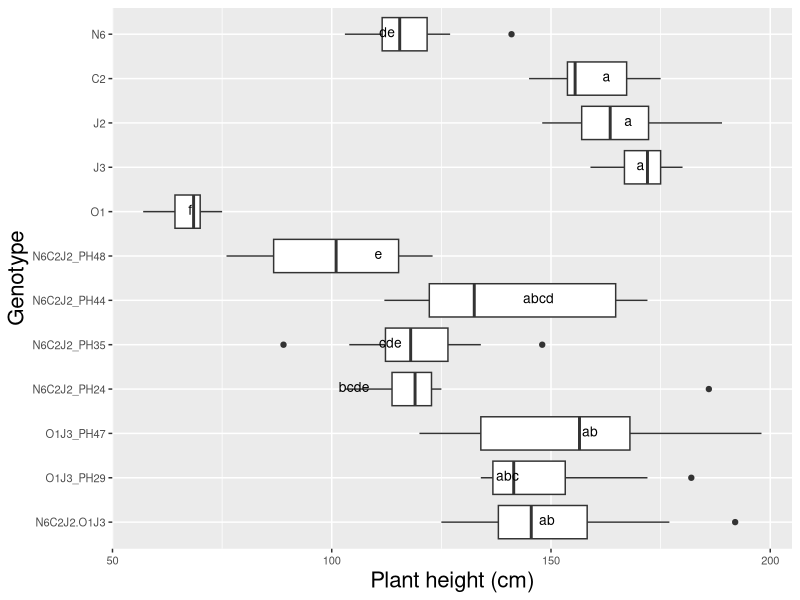

This chart was generated by the following R code:
# Comparison 2XY: Novel allohexaploids

#load packages 
install.packages("multcompView")
install.packages("viridis")
install.packages("viridisLite")
library(viridis)
library(viridisLite)
library(tidyverse)
library(dplyr)
library(ggplot2)
library(ggpubr)
library(datasets)
library(multcompView)


# vollständige Rohdatentabelle laden ######
getwd()
DATA <- read_csv("EPPN raw data complete 220419.csv")
View(DATA)


#drop first column
DATA = DATA[,2:37]
View(DATA)

#### subsetting #####
comp_N6C2J2.O1J3 <- DATA[DATA$Genotype %in% c("N6", "C2", "J2", "O1", "J3",
                                                "N6C2J2_PH24", "N6C2J2_PH35", "N6C2J2_PH44", "N6C2J2_PH48", "O1J3_PH29", "O1J3_PH47",	
                                                "N6C2J2.O1J3"), ]
head(comp_N6C2J2.O1J3)
View(comp_N6C2J2.O1J3)


# ANOVA, Tukey & Boxplot with CLD according to Rosane Rech##########################################################
# loading the appropriate libraries
library(datasets)

#remove previous objects
rm(anova)
rm(tukey)
rm(cld)
rm(Tk)

# analysis of variance
anova <- aov(plant_height ~ Genotype, data = comp_N6C2J2.O1J3)
summary(anova)

# Tukey's test
tukey <- TukeyHSD(anova)
print(tukey)

# compact letter display
cld <- multcompLetters4(anova, tukey)
print(cld)

# table with factors and 3rd quantile
Tk <- group_by(comp_N6C2J2.O1J3, Genotype) %>%
  summarise(mean = round(mean(plant_height, na.rm = TRUE), digits = 1), quant = round(quantile(plant_height, probs = 0.75, na.rm = TRUE), digits = 1)) %>%
  arrange(desc(mean)) #WICHTIG: arrange(desc(mean)) muss hier rein!!!

# extracting the compact letter display and adding to the Tk table
cld <- as.data.frame.list(cld$Genotype)
Tk$cld <- cld$Letters
print(Tk) # print dient der Überprüfung: Mittelwerte und Letter code 
# in der gleichen Reihenfolge angeordnet?

# Reorder factor levels in comp_N6C2J2.O1J3
comp_N6C2J2.O1J3ord <- comp_N6C2J2.O1J3                             
comp_N6C2J2.O1J3ord$Genotype <- factor(comp_N6C2J2.O1J3ord$Genotype,     
                                  levels = c("N6C2J2.O1J3",
                                             "O1J3_PH29", "O1J3_PH47", "N6C2J2_PH24", "N6C2J2_PH35", "N6C2J2_PH44", "N6C2J2_PH48", 	
                                             "O1", "J3", "J2" , "C2", "N6"))

Tkord <- Tk
Tkord$Genotype <- factor(Tkord$Genotype,     
                         levels = c("N6C2J2.O1J3",
                                    "O1J3_PH29", "O1J3_PH47", "N6C2J2_PH24", "N6C2J2_PH35", "N6C2J2_PH44", "N6C2J2_PH48", 	
                                    "O1", "J3", "J2" , "C2", "N6"))

#boxplot plant_height
ggplot(comp_N6C2J2.O1J3ord, aes(Genotype, plant_height)) + 
  geom_boxplot() +
  labs(x="Genotype", y="Plant height (cm)") +
  geom_text(data = Tkord, aes(x = Genotype, y = quant, label = cld), color = "black", size = 3.5, vjust = 0.3, hjust = 3) +
  coord_flip() +
  theme(axis.title = element_text(size = 16),
        legend.text = element_text(size = 12),
        legend.title= element_blank(),
        axis.title.x = element_text(size = 16),
        axis.title.y = element_text(size = 16),
        axis.text.x = element_text(size = 8),
        axis.text.y = element_text(size = 8)) 
